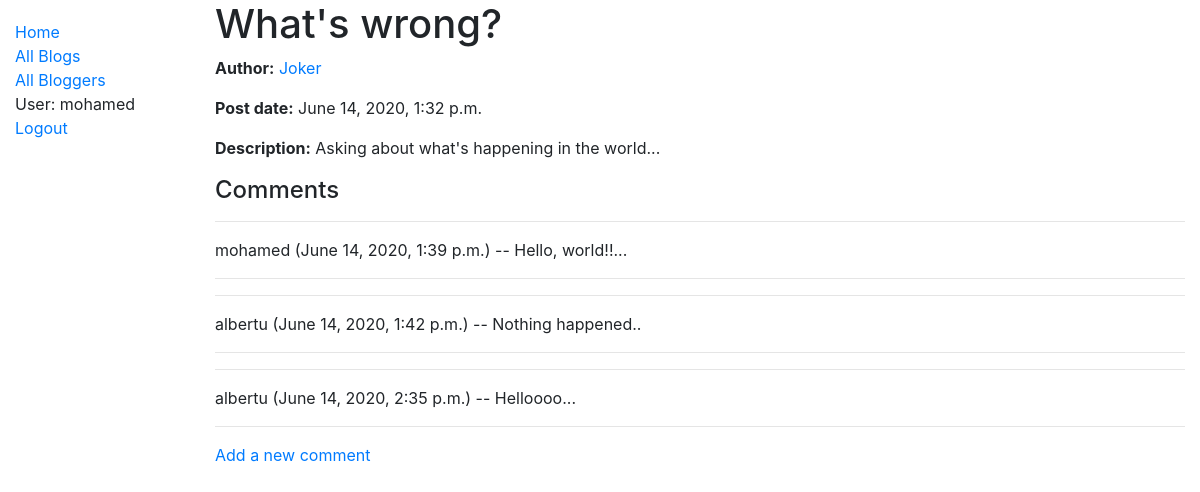
The page /blog/2 (signed in) on the database its author committed.
### blog/models.py (models this page shows, shortened)
class Blog(models.Model):
    post = models.CharField(max_length=200)
    author = models.ForeignKey(Author, on_delete=models.SET_NULL, null=True, blank=True)
    description = models.TextField()
    date = models.DateTimeField(auto_now=True)

class Author(models.Model):
    name = models.OneToOneField(User, on_delete=models.SET_NULL, null=True)
    bio = models.TextField()
    class Meta:
        ordering = ['name']
    def __str__(self):
        return self.name.username
    def get_absolute_url(self):
        return reverse('author-detail', args=[str(self.id)])

class Comment(models.Model):
    comment_text = models.TextField(null=False)
    blog = models.ForeignKey(Blog, on_delete=models.CASCADE)
    author = models.ForeignKey(User, on_delete=models.SET_NULL, null=True, blank=True)
    date = models.DateTimeField(auto_now=True)
    def __str__(self):
        return self.comment_text

### blog/views.py (the view)
# urls.py: path('<int:pk>', views.BlogDetailView.as_view(), name='blog-detail'),
class BlogDetailView(generic.DetailView):
    model = Blog

### blog/templates/blog/blog_detail.html
{% extends "base_generic.html" %}
{% block content %}
  <h1>{{ blog.post }}</h1>
  <p><strong>Author:</strong> <a href="{{ blog.author.get_absolute_url }}"> {{ blog.author }}</a></p>
  <p><strong>Post date:</strong> {{ blog.date }}</p>
  <p><strong>Description:</strong> {{ blog.description }}</p>
  <h4>Comments</h4>
  {% for comment in blog.comment_set.all %}
      <hr>
    <p>
        {{ comment.author }} ({{ comment.date }}) -- {{ comment }}
    </p>
      <hr>
  {% endfor %}
    <a href="{% url 'comment-form' blog.id %}">Add a new comment</a>
{% endblock %}

### blog/templates/base_generic.html (shortened to what this page needs)
<!DOCTYPE html>
<html lang="en">
<head>
  <link rel="stylesheet" href="https://stackpath.bootstrapcdn.com/bootstrap/4.1.3/css/bootstrap.min.css">
  {% load static %}
  <link rel="stylesheet" href="{% static 'css/styles.css' %}">
</head>
<body>
  <div class="container-fluid">
    <div class="row">
      <div class="col-sm-2">
      {% block sidebar %}
        <ul class="sidebar-nav">
            <li><a href="{% url 'index' %}">Home</a></li>
            <li><a href="{% url 'blogs' %}">All Blogs</a></li>
            <li><a href="{% url 'bloggers' %}">All Bloggers</a></li>
            {% if user.is_authenticated %}
            <li>User: {{ user.get_username }}</li>
            <li><a href="{% url 'logout'%}?next={{request.path}}">Logout</a></li>
            {% else %}
            <li><a href="{% url 'login'%}?next={{request.path}}">Login</a></li>
            {% endif %}
        </ul>
     {% endblock %}
      </div>
      <div class="col-sm-10 ">
      {% block content %}{% endblock %}
      </div>
    </div>
  </div>
</body>
</html>

### blog/static/css/styles.css (style rules this page uses)
.sidebar-nav { margin-top: 20px; padding: 0; list-style: none; }

### rows shown on the page
Blog: post "What's wrong?", author "Joker", date "June 14, 2020, 1:32 p.m.", description "Asking about what's happening in the world..."
Comment: author "mohamed", date "June 14, 2020, 1:39 p.m.", comment_text "Hello, world!!..."
Comment: author "albertu", date "June 14, 2020, 1:42 p.m.", comment_text "Nothing happened.."
Comment: author "albertu", date "June 14, 2020, 2:35 p.m.", comment_text "Helloooo..."

### other values the page prints
{{ user.get_username }} "mohamed"
